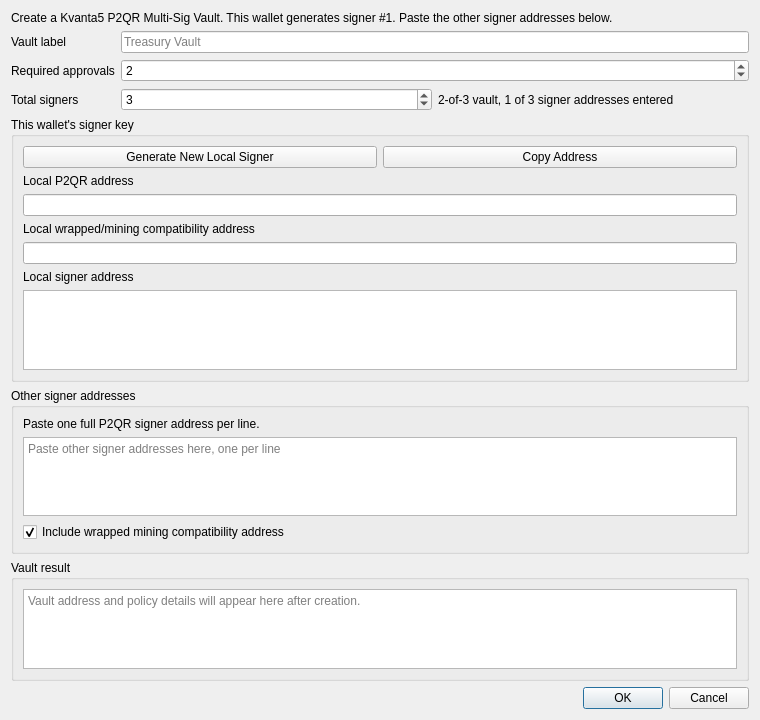
<?xml version="1.0" encoding="UTF-8"?>
<ui version="4.0">
 <class>CreateP2QRMultisigDialog</class>
 <widget class="QDialog" name="CreateP2QRMultisigDialog">
  <property name="geometry">
   <rect>
    <x>0</x>
    <y>0</y>
    <width>760</width>
    <height>720</height>
   </rect>
  </property>
  <property name="windowTitle">
   <string>Create P2QR Multi-Sig Vault</string>
  </property>
  <layout class="QVBoxLayout" name="verticalLayout">
   <item>
    <widget class="QLabel" name="description_label">
     <property name="text">
      <string>Create a Kvanta5 P2QR Multi-Sig Vault. This wallet generates signer #1. Paste the other signer addresses below.</string>
     </property>
     <property name="wordWrap">
      <bool>true</bool>
     </property>
    </widget>
   </item>

   <item>
    <layout class="QFormLayout" name="formLayout">
     <item row="0" column="0">
      <widget class="QLabel" name="vault_label_label">
       <property name="text">
        <string>Vault label</string>
       </property>
      </widget>
     </item>
     <item row="0" column="1">
      <widget class="QLineEdit" name="vault_label_edit">
       <property name="placeholderText">
        <string>Treasury Vault</string>
       </property>
      </widget>
     </item>

     <item row="1" column="0">
      <widget class="QLabel" name="required_label">
       <property name="text">
        <string>Required approvals</string>
       </property>
      </widget>
     </item>
     <item row="1" column="1">
      <widget class="QSpinBox" name="required_spinbox">
       <property name="minimum">
        <number>1</number>
       </property>
       <property name="maximum">
        <number>65535</number>
       </property>
       <property name="value">
        <number>2</number>
       </property>
      </widget>
     </item>

     <item row="2" column="0">
      <widget class="QLabel" name="total_signers_label">
       <property name="text">
        <string>Total signers</string>
       </property>
      </widget>
     </item>
     <item row="2" column="1">
      <layout class="QHBoxLayout" name="totalSignersLayout">
       <item>
        <widget class="QSpinBox" name="total_signers_spinbox">
         <property name="minimum">
          <number>2</number>
         </property>
         <property name="maximum">
          <number>65535</number>
         </property>
         <property name="value">
          <number>3</number>
         </property>
        </widget>
       </item>
       <item>
        <widget class="QLabel" name="threshold_summary_label">
         <property name="text">
          <string>2-of-3 vault, 1 of 3 signer addresses entered</string>
         </property>
        </widget>
       </item>
      </layout>
     </item>
    </layout>
   </item>

   <item>
    <widget class="QGroupBox" name="local_signer_group">
     <property name="title">
      <string>This wallet's signer key</string>
     </property>
     <layout class="QVBoxLayout" name="localSignerLayout">
      <item>
       <layout class="QHBoxLayout" name="localButtonLayout">
        <item>
         <widget class="QPushButton" name="generate_local_signer_button">
          <property name="text">
           <string>Generate New Local Signer</string>
          </property>
         </widget>
        </item>
        <item>
         <widget class="QPushButton" name="copy_local_address_button">
          <property name="text">
           <string>Copy Address</string>
          </property>
         </widget>
        </item>
       </layout>
      </item>

      <item>
       <widget class="QLabel" name="local_address_label">
        <property name="text">
         <string>Local P2QR address</string>
        </property>
       </widget>
      </item>
      <item>
       <widget class="QLineEdit" name="local_address_edit">
        <property name="readOnly">
         <bool>true</bool>
        </property>
       </widget>
      </item>

      <item>
       <widget class="QLabel" name="local_wrapped_address_label">
        <property name="text">
         <string>Local wrapped/mining compatibility address</string>
        </property>
       </widget>
      </item>
      <item>
       <widget class="QLineEdit" name="local_wrapped_address_edit">
        <property name="readOnly">
         <bool>true</bool>
        </property>
       </widget>
      </item>

      <item>
       <widget class="QLabel" name="local_address_label">
        <property name="text">
         <string>Local signer address</string>
        </property>
       </widget>
      </item>
      <item>
       <widget class="QPlainTextEdit" name="local_address_edit">
        <property name="readOnly">
         <bool>true</bool>
        </property>
        <property name="maximumHeight">
         <number>90</number>
        </property>
       </widget>
      </item>
     </layout>
    </widget>
   </item>

   <item>
    <widget class="QGroupBox" name="other_signers_group">
     <property name="title">
      <string>Other signer addresses</string>
     </property>
     <layout class="QVBoxLayout" name="otherSignerLayout">
      <item>
       <widget class="QLabel" name="other_addresses_label">
        <property name="text">
         <string>Paste one full P2QR signer address per line.</string>
        </property>
       </widget>
      </item>
      <item>
       <widget class="QPlainTextEdit" name="other_addresses_edit">
        <property name="placeholderText">
         <string>Paste other signer addresses here, one per line</string>
        </property>
        <property name="maximumHeight">
         <number>120</number>
        </property>
       </widget>
      </item>
      <item>
       <widget class="QCheckBox" name="include_wrapped_checkbox">
        <property name="text">
         <string>Include wrapped mining compatibility address</string>
        </property>
        <property name="checked">
         <bool>true</bool>
        </property>
       </widget>
      </item>
     </layout>
    </widget>
   </item>

   <item>
    <widget class="QGroupBox" name="result_group">
     <property name="title">
      <string>Vault result</string>
     </property>
     <layout class="QVBoxLayout" name="resultLayout">
      <item>
       <widget class="QPlainTextEdit" name="result_text">
        <property name="readOnly">
         <bool>true</bool>
        </property>
        <property name="placeholderText">
         <string>Vault address and policy details will appear here after creation.</string>
        </property>
       </widget>
      </item>
     </layout>
    </widget>
   </item>

   <item>
    <widget class="QDialogButtonBox" name="buttonBox">
     <property name="standardButtons">
      <set>QDialogButtonBox::Cancel|QDialogButtonBox::Ok</set>
     </property>
    </widget>
   </item>
  </layout>
 </widget>
 <resources/>
 <connections/>
</ui>
